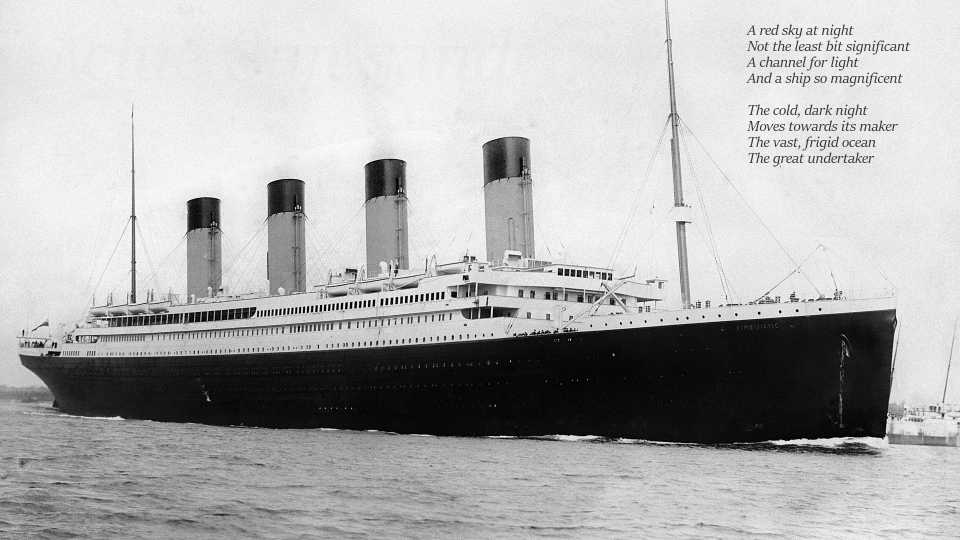
#> input picture clues/Ship.png, 1920 x 1080 px (shown at 1/2 size)
$ python clue7_montage_recover.py
#> lines starting #> are read from the running program, lines starting #| are printed output that depends on the picture; after the words box and inside, x2 and y2 are one past the last pixel; in counts of white or black regions, pixels touching at a corner belong together
#!/usr/bin/env python3
"""Recover clue 7's hidden montage legibly, and re-test the "no text" claim.

Why this tool exists. Rounds 14-20 looked at the red parity plane of
`clues/Ship.png` only at 1:1, 2x and 4x scale, measured `ink ~ 0.25`,
concluded the payload was **line art**, ran OCR on it, got nothing usable, and
recorded the "caption / nameplate" branch of clue 7 as **CLOSED by
measurement**.

That inference is wrong, and this tool shows why.

The payload is not line art. It is a **dithered** image: a continuous-tone
picture reduced to one bit per pixel. A one-bit-per-pixel reduction of a
photograph is not legible at 1:1 -- that is why every direct view looked like
noise, and why OCR on it failed. But a dithered image is exactly what block
averaging is good at: mean the parity bits over an n x n block and you get the
local mean luminance of the original, quantised back to 8 bits. At n = 8 the
montage is plainly readable, and at n = 4 more detail returns with some dither
texture left.

So this tool:

  1. measures `line art vs dither` -- mean run lengths of ones and zeros, and
     the fraction of uniform blocks -- with synthetic line-art and dither
     controls, so the question is settled by statistics rather than by looking;
  2. writes the block-averaged montage at n = 4, 8, 16 for visual reading;
  3. re-runs OCR **on the recovered montage**, at several scales and both
     polarities, which is the direct test of round 20's negative;
  4. reports the correlation between the parity plane and the G channel, which
     tests whether the payload is merely a dither of the visible photograph;
  5. renders the **G channel**, which is a clean copy of the base image and had
     never been rendered as a picture in this repository.

It also corrects an element-order claim: round 20 recorded the heavy drooping
moustache on the RIGHT portrait. In the recovered montage it is on the LEFT,
and the right portrait is clean-shaven. Orientation was checked, not assumed --
the poem is legible and unmirrored in G at the top right.

Nothing here is a candidate answer. It is a recovery method, a re-test of a
recorded negative, and a correction, so the ledger can be fixed on evidence.

Usage:
    python3 tools/clue7_montage_recover.py            # full report
    python3 tools/clue7_montage_recover.py --ocr      # OCR section only
"""

from __future__ import annotations

import argparse
import os
import sys

import numpy as np
from PIL import Image

HERE = os.path.dirname(os.path.abspath(__file__))
PNG = os.path.join(HERE, "..", "clues", "Ship.png")
OUT = "/tmp/opencode"


def load():
    im = Image.open(PNG)
#> im is the input picture: PIL image 1920x1080 RGBA; mean R, G, B, A 176.8, 177.1, 177.1, 255
    R, G, B, A = im.split()
#> A: PIL image 1920x1080 L; every value is 255
#| G == B everywhere: True
#| R - G distribution: [(0, 1035124), (-1, 779763), (1, 258713)]
    return (np.array(R).astype(int), np.array(G).astype(int),
            np.array(B).astype(int))


def block_mean(a, bs):
    h, w = a.shape
    h2, w2 = h // bs * bs, w // bs * bs
    return a[:h2, :w2].reshape(h2 // bs, bs, w2 // bs, bs).mean(axis=(1, 3))


def section(t):
    print("\n" + "=" * 74)
    print(t)
    print("=" * 74)


def frac_uniform(b, bs):
    hh, ww = b.shape[0] // bs * bs, b.shape[1] // bs * bs
    x = b[:hh, :ww].reshape(hh // bs, bs, ww // bs, bs)
    s = x.sum(axis=(1, 3))
    return float(((s == 0) | (s == bs * bs)).mean())


def runlen(b):
    tot1 = tot0 = n1 = n0 = 0
    for row in b[::4]:
        cur = row[0]
        ln = 1
        for v in row[1:]:
            if v == cur:
                ln += 1
            else:
                if cur:
                    tot1 += ln; n1 += 1
                else:
                    tot0 += ln; n0 += 1
                cur = v; ln = 1
        if cur:
            tot1 += ln; n1 += 1
        else:
            tot0 += ln; n0 += 1
    return tot1 / max(n1, 1), tot0 / max(n0, 1)


def controls():
    """Synthetic line art and a synthetic dither, as references for the
    statistics above. These are what the numbers have to be compared against."""
    la = np.zeros((512, 512), int)
    for y in range(0, 512, 17):
        la[y, :] = 1
    for x in range(0, 512, 23):
        la[:, x] = 1
    rng = np.random.default_rng(0)
    sm = rng.random((512, 512))
    di = (rng.random((512, 512)) < sm * 0.9).astype(int)
    return la, di


def measure(r, g):
    section("1. LINE ART OR DITHER? -- measured, with synthetic controls")
    bit = r & 1
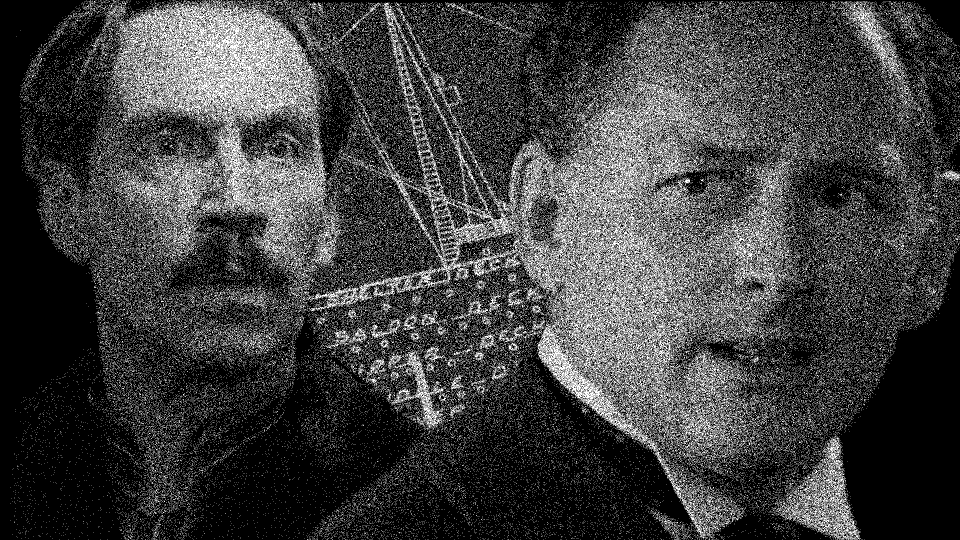
#> bit: shape (1080, 1920) int64 (shown at 1/2 size); values 0 (black) and 1 (white), 25% white in thin lines or dots
    print("parity set fraction              %.4f" % bit.mean())
#| parity set fraction              0.2502
    print("G<128 fraction                   %.4f" % (g < 128).mean())
#| G<128 fraction                   0.2077
    r1, r0 = runlen(bit)
#> the loop in runlen, `for row in b[::4]:` made 270 passes
#> (tot0, n0) on passes 1 to 12: (1858, 52), (3539, 222), (5093, 484), (6605, 771), (8070, 1063), (9509, 1374), (10952, 1666), (12382, 1958), (13778, 2237), (15153, 2548), (16546, 2841), (17926, 3137)
#> (tot1, n1) on passes 28, 30, 36, 40, 59, 67: (14391, 8099), (15554, 8737), (19284, 10736), (21859, 12098), (33984, 18691), (38170, 21303)
#> after the loop in runlen, `for row in b[::4]:`: n0 = 75883; n1 = 75627; tot0 = 388732; tot1 = 129668
#> r1 = 1.71; r0 = 5.12
    print("mean horizontal run: ones %.2f   zeros %.2f" % (r1, r0))
#| mean horizontal run: ones 1.71   zeros 5.12
    print("uniform 8x8 blocks               %.4f" % frac_uniform(bit, 8))
#> in frac_uniform, `s = x.sum(axis=(1, 3))`:
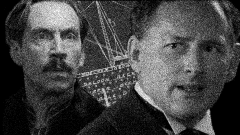
#> s: shape (135, 240) int64; min 0, max 60, mean 16; drawn with min black and max white
#| uniform 8x8 blocks               0.1165
    print("uniform 16x16 blocks             %.4f" % frac_uniform(bit, 16))
#> call 2 of frac_uniform, with bs = 16
#> in frac_uniform (call 2), `s = x.sum(axis=(1, 3))`:
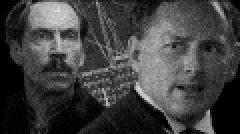
#> s: shape (67, 120) int64 (shown 2 times larger); min 0, max 219, mean 64.4
#| uniform 16x16 blocks             0.0792
    for bs in (4, 8, 16):
        bm = block_mean(bit * 255.0, bs)
        hist, _ = np.histogram(bm, bins=16, range=(0, 255))
        frac = hist / hist.sum()
        print("  block %2d: mass in middle bins %.4f" % (bs, frac[1:15].sum()))
#> this loop made 3 passes
#|   block  4: mass in middle bins 0.7932
#|   block  8: mass in middle bins 0.7889
#|   block 16: mass in middle bins 0.7954
#> pass 1, in measure, `bm = block_mean(bit * 255.0, bs)`:
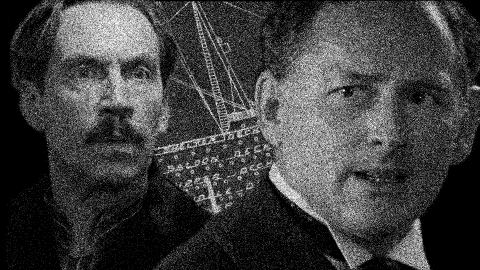
#> bm: shape (270, 480) float64; min 0, max 255, mean 63.8
    la, di = controls()
    print("\n  reference -- synthetic line art: runs %.2f/%.2f, uniform8 %.4f, ink %.3f"
          % (*runlen(la), frac_uniform(la, 8), la.mean()))
    print("  reference -- synthetic dither  : runs %.2f/%.2f, uniform8 %.4f, ink %.3f"
          % (*runlen(di), frac_uniform(di, 8), di.mean()))
    print("\nA dither has no long runs and almost no uniform blocks: every pixel")
    print("is a coin flip whose probability is set by local brightness. Line art")
    print("is the opposite. This payload matches the dither.")


def correlate(r, g):
    section("2. IS THE PAYLOAD A DITHER OF THE G-CHANNEL PHOTOGRAPH?")
    bit = r & 1
    for bs in (4, 8, 16):
        p = block_mean(bit * 255.0, bs).ravel()
        gg = block_mean(g.astype(float), bs).ravel()
        print("  n=%2d  corr(parity, G) = %+.4f   corr(parity, 255-G) = %+.4f"
              % (bs, np.corrcoef(p, gg)[0, 1], np.corrcoef(p, 255 - gg)[0, 1]))
    print("\n~0.1 either way means the payload is a DIFFERENT photograph from the")
    print("G-channel base image, not a dither of it.")


def recover(r):
    section("3. RECOVERED MONTAGE -- block-averaged parity plane")
    bit = r & 1
    for bs in (4, 8, 16):
        bm = block_mean(bit * 255.0, bs).astype(np.uint8)
        h, w = bm.shape
        p = os.path.join(OUT, "montage_n%02d.png" % bs)
        Image.fromarray(bm).resize((w * 2, h * 2), Image.LANCZOS).save(p)
        print("  n=%2d -> %s  (%dx%d)" % (bs, p, w * 2, h * 2))
#> this loop made 3 passes
#> pass 1, in recover, `Image.fromarray(bm).resize((w * 2, h * 2), Image.LANCZOS).save(p)`:
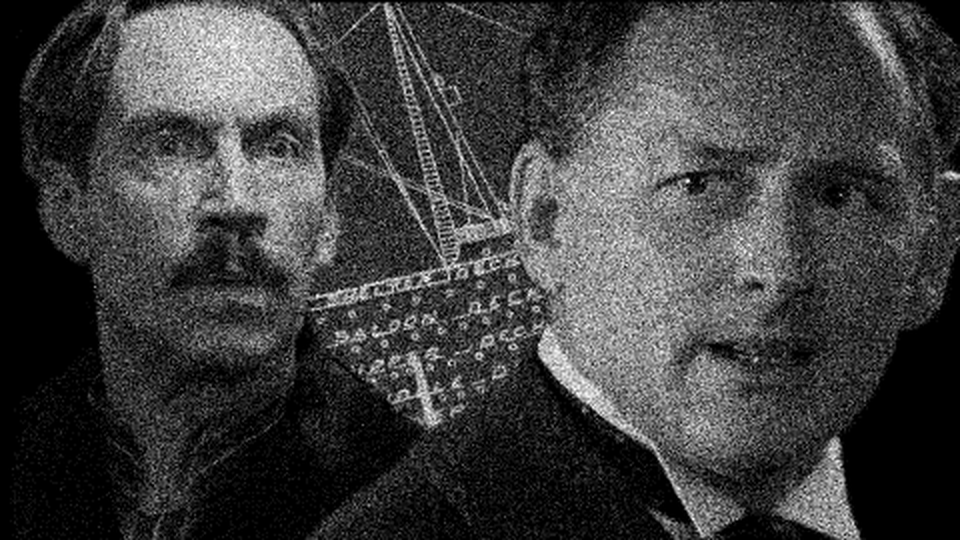
#> saved as montage_n04.png: PIL image 960x540 L; min 0, max 255, mean 63.4
#> pass 2, in recover, `Image.fromarray(bm).resize((w * 2, h * 2), Image.LANCZOS).save(p)`:
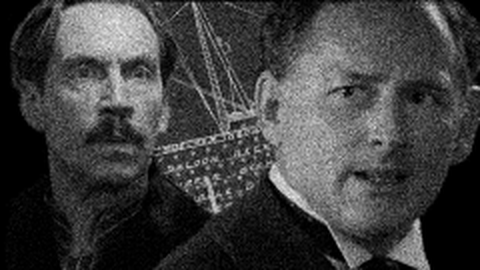
#> saved as montage_n08.png: PIL image 480x270 L; min 0, max 234, mean 63.2
    return bit


def render_g(g):
    section("4. THE G CHANNEL -- never rendered as a picture before round 21")
    p = os.path.join(OUT, "clue7_G_channel.png")
    Image.fromarray(g.astype(np.uint8)).save(p)
    print("  G (== B) written to %s" % p)
#> (printed output is left out)
    print("  R = G + d with d in {-1,0,+1}, so red looks identical to G here;")
    print("  the payload lives only in red's PARITY BIT and is invisible in G.")


def elements(bit):
    section("5. ELEMENT LAYOUT -- from the recovered montage, not the raw plane")
    bm = block_mean(bit * 255.0, 8)
    col = (bm > 40).mean(axis=0)
#> col = 240 values, max 0.97 at index 175, min 0 at index 0, mean 0.6
    print("  vertical ink profile (x in 8-px units):")
    print("  " + "".join("#" if v > 0.35 else ("+" if v > 0.2 else ".") for v in col))
    print("  three elements: LEFT portrait (heavy moustache), CENTRE ship's bow")
    print("  and foremast, RIGHT portrait (clean-shaven). Round 20 recorded the")
    print("  moustache on the right; that is reversed. The poem is legible and")
    print("  unmirrored in G at the top right, so this is not a display artefact.")


def ocr():
    section("6. OCR OF THE RECOVERED MONTAGE -- re-test of round 20's negative")
    try:
        import pytesseract
        from PIL import ImageOps
    except ImportError:
        print("  pytesseract not installed; OCR skipped.")
        print("  pip install pytesseract   (also needs the tesseract binary)")
        return
    for name in ("montage_n04.png", "montage_n08.png", "montage_n16.png"):
        p = os.path.join(OUT, name)
        if not os.path.exists(p):
            continue
        im = Image.open(p).convert("L")
        found = set()
        for scale in (1, 2, 3):
            w = im.resize((im.width * scale, im.height * scale), Image.LANCZOS)
            for psm in (6, 11, 12):
                for invert in (False, True):
                    x = ImageOps.invert(w) if invert else w
                    try:
                        t = pytesseract.image_to_string(x, config="--psm %d" % psm,
                                                        timeout=20)
                    except Exception as e:
                        print("  tesseract unavailable: %s" % e)
                        return
                    for line in t.split("\n"):
                        s = "".join(ch for ch in line if ch.isalnum())
                        if len(s) >= 3:
                            found.add(s)
#> after the loop, found = 0 items
        print("\n  %s: %d distinct strings of >=3 alphanumerics" % (name, len(found)))
        for s in sorted(found)[:20]:
            print("    %r" % s)


def main() -> int:
    ap = argparse.ArgumentParser(description=__doc__,
                                 formatter_class=argparse.RawDescriptionHelpFormatter)
    ap.add_argument("--ocr", action="store_true")
    args = ap.parse_args()
    os.makedirs(OUT, exist_ok=True)
    r, g, b = load()
    if args.ocr:
        ocr()
        return 0
    print("G == B everywhere: %s" % np.array_equal(g, b))
    import collections
    print("R - G distribution: %s" % collections.Counter((r - g).ravel()).most_common())
    measure(r, g)
    correlate(r, g)
    bit = recover(r)
    render_g(g)
    elements(bit)
    ocr()
#> (the call stopped at in ocr, `t = pytesseract.image_to_string(x, config="--psm %d" % psm, timeout=20)`: pytesseract is not available in this run)
    print("\nWrote images to %s" % OUT)
#> (printed output is left out)
    return 0


if __name__ == "__main__":
    sys.exit(main())
#> (the program exits here)

$ run again, with clues/Beach.png copied over clues/Ship.png
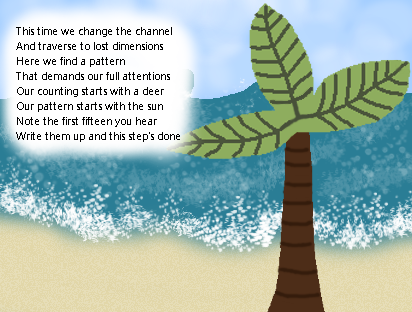
#> input picture clues/Beach.png, 412 x 312 px
#> in load, im is the input picture: PIL image 412x312 RGBA; mean R, G, B, A 163.5, 185.3, 178.4, 255
#> A: PIL image 412x312 L; every value is 255
#| G == B everywhere: False
#> (printed output is left out)
#> in measure, `bit = r & 1`:
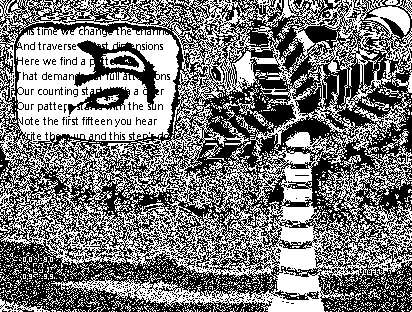
#> bit: shape (312, 412) int64; values 0 (black) and 1 (white), 48.5% white; 1271 white regions (1229 under 20 px), largest, box (x1, y1, x2, y2) and area: (0, 0, 412, 312) 53769, (365, 129, 412, 205) 916, (318, 155, 374, 222) 902
#| parity set fraction              0.4854
#| G<128 fraction                   0.1611
#> the loop in runlen, `for row in b[::4]:` made 78 passes
#> (tot0, n0) on passes 6, 7, 10, 11, 14, 15, 17, 18: (1244, 526), (1485, 596), (2073, 776), (2223, 828), (2817, 1049), (2987, 1099), (3401, 1245), (3591, 1292)
#> after the loop in runlen, `for row in b[::4]:`: n0 = 5990; n1 = 5979; tot0 = 16650; tot1 = 15486
#> r1 = 2.59; r0 = 2.78
#| mean horizontal run: ones 2.59   zeros 2.78
#| uniform 8x8 blocks               0.0322
#| uniform 16x16 blocks             0.0000
#> the loop in measure, `for bs in (4, 8, 16):` made 3 passes
#|   block  4: mass in middle bins 0.8722
#|   block  8: mass in middle bins 0.9417
#|   block 16: mass in middle bins 0.9979
#> the loop in correlate, `for bs in (4, 8, 16):` made 3 passes
#|   n= 4  corr(parity, G) = +0.0471   corr(parity, 255-G) = -0.0471
#|   n= 8  corr(parity, G) = +0.0453   corr(parity, 255-G) = -0.0453
#|   n=16  corr(parity, G) = +0.1240   corr(parity, 255-G) = -0.1240
#> the loop in recover, `for bs in (4, 8, 16):` made 3 passes
#> pass 2, in recover, `Image.fromarray(bm).resize((w * 2, h * 2), Image.LANCZOS).save(p)`:
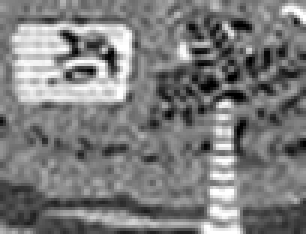
#> saved as montage_n08.png: PIL image 102x78 L (shown 3 times larger); min 0, max 255, mean 123.4
#> (printed output is left out)
#> col = 51 values, max 1 at index 1, min 0.795 at index 39, mean 0.953
#> after the loop in ocr, `for scale in (1, 2, 3):`: found = 0 items
#> (printed output is left out)
